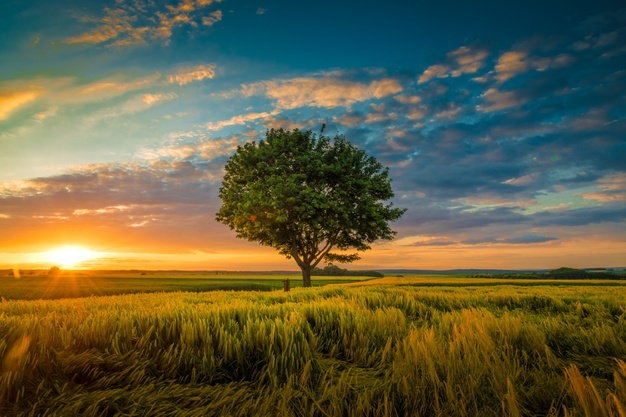
%> input picture img1.bmp, 626 x 417 px
$ octave p4.m   (GNU Octave 9; MATLAB toolbox functions it lacks are replaced by stand-ins)
%> lines starting %> are read from the running program, lines starting %| are printed output that depends on the picture; in (x1, y1, x2, y2) boxes, pixels count from 0 and x2, y2 are one past the last pixel; in counts of white or black regions, pixels touching at a corner belong together; the program's own positions count from 1
%coloured to grayscale, predefined function rgb2gray

close all;
clear all;
clc;

a=double(rgb2gray(imread('img1.bmp')));
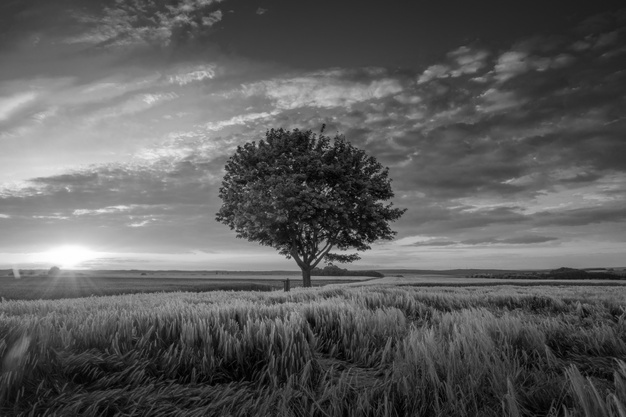
%> a: size 417x626 double; min 0, max 255, mean 92.4
figure;
subplot(1,3,1);
imshow(uint8(a));

%inverting colors
a=255-a;
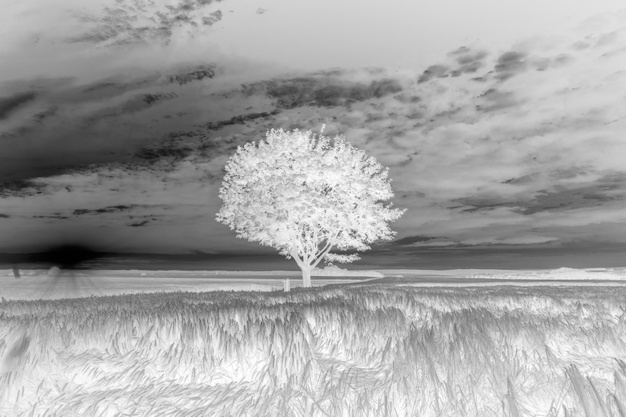
%> a: size 417x626 double; min 0, max 255, mean 162.6
subplot(1,3,2);
imshow(uint8(a));

%blacking out a particular section
a(50:200, 50:200)=0;
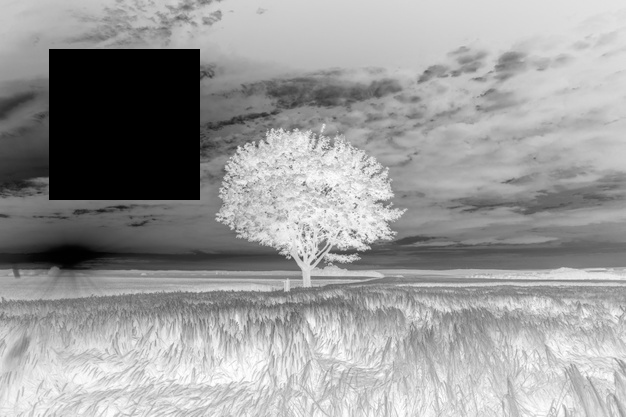
%> a: size 417x626 double; 8.73% of pixels changed, all inside (x1, y1, x2, y2) = (49, 49, 200, 200)
subplot(1,3,3);
imshow(uint8(a));

$ run again, with build.bmp copied over img1.bmp
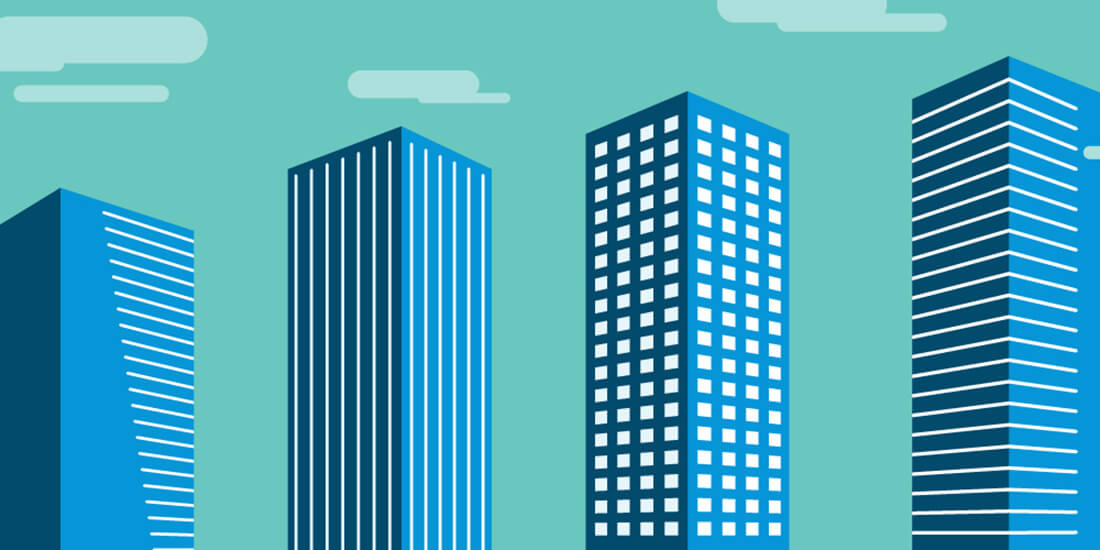
%> input picture build.bmp, 1100 x 550 px
%> `a=double(rgb2gray(imread('img1.bmp')));`:
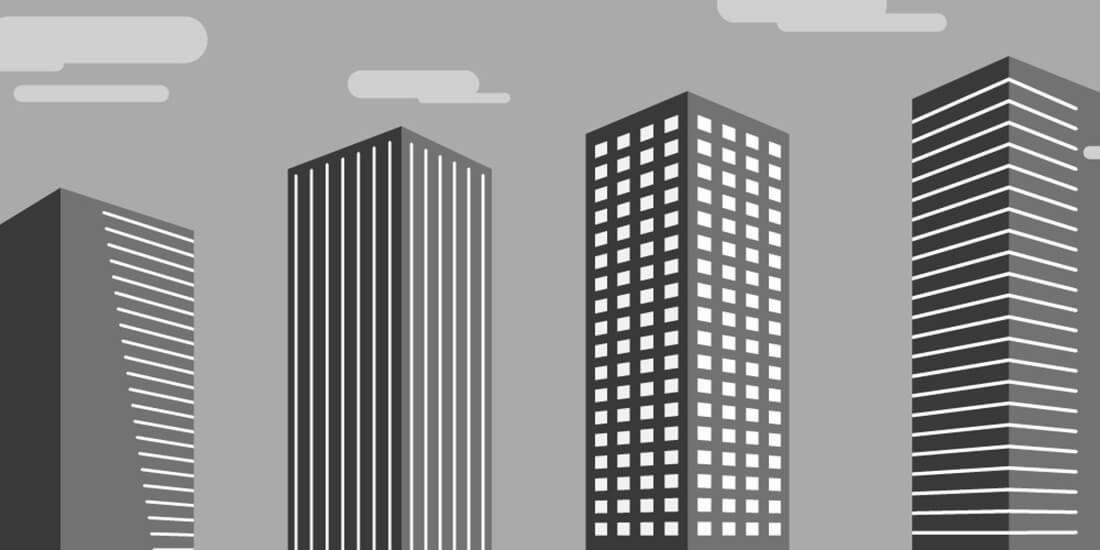
%> a: size 550x1100 double; min 33, max 255, mean 142
%> `a(50:200, 50:200)=0;`:
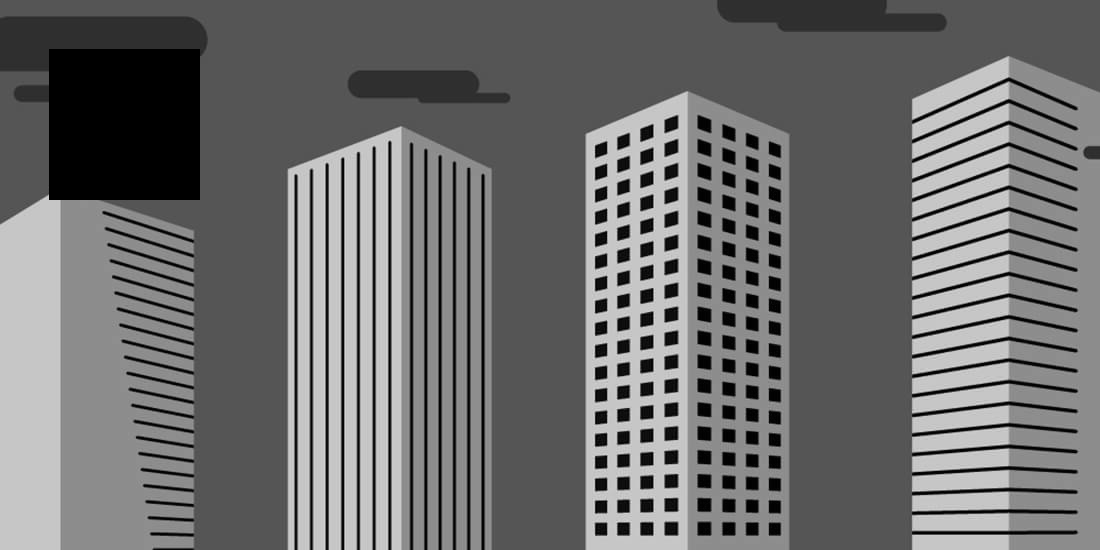
%> a: size 550x1100 double; min 0, max 222, mean 110
